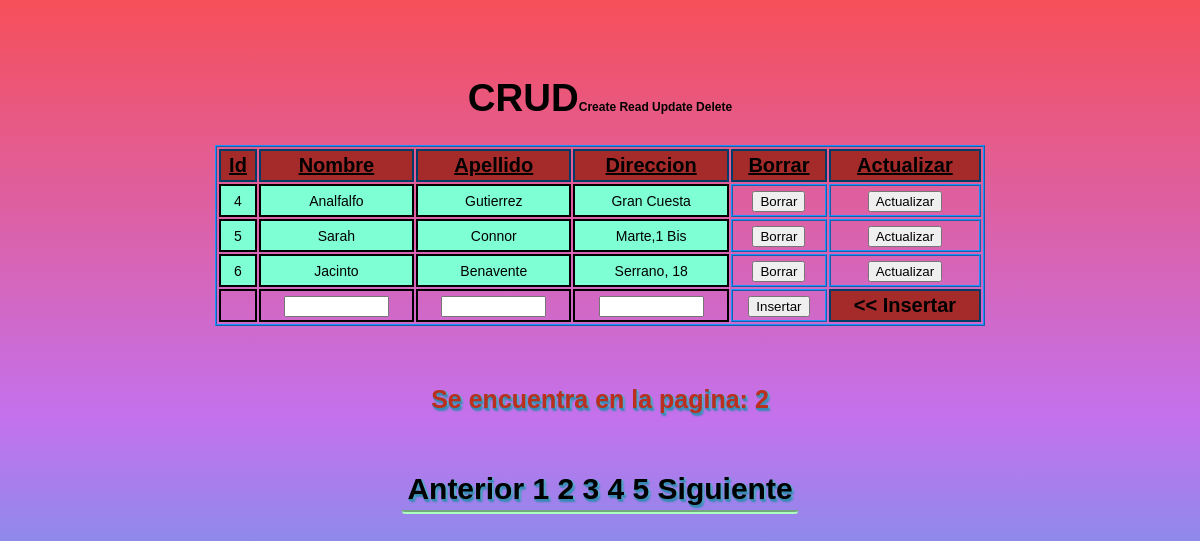
The page /?pagina=2 on the database its author committed.
### tables this page shows
CREATE TABLE IF NOT EXISTS `datos_usuarios` (
  `Id` int(11) NOT NULL AUTO_INCREMENT,
  `Nombre` varchar(20) DEFAULT NULL,
  `Apellido` varchar(25) DEFAULT NULL,
  `Direccion` varchar(30) DEFAULT NULL,
  PRIMARY KEY (`Id`)
);

### Controlador/Personas_controlador.php (called while the page is built)
<?php
require_once('./Modelo/personas_modelo.php');
$persona = new Personas_model();
$matrizPersonas = $persona->get_personas();
require_once('./Vista/personas_view.php');
?>

### Modelo/paginacion.php (called while the page is built, shortened)
<?php
require_once("conectar.php");
$base = Conectar::conexion();
$tamagno_paginas = 3 ;
$pagina = 1;
if(isset($_GET['pagina']))
{
  $pagina = $_GET['pagina'];
}
$empezar_desde = ($pagina-1) * $tamagno_paginas;
$rs = $base->prepare("select * from datos_usuarios");
$rs->execute(array());
$num_filas = $rs->rowCount();
$total_paginas = ceil($num_filas/ $tamagno_paginas);
$registros = $base->query("select * from datos_usuarios limit $empezar_desde,$tamagno_paginas")->fetchAll(PDO::FETCH_OBJ);
?>

### Modelo/personas_modelo.php (called while the page is built)
<?php
class Personas_model {
    private $db;
    private $personas;
    public function __construct()
    {
        require_once("modelo/conectar.php");
        $this->db = Conectar::conexion();
        $this->personas = array();
    }
    public function get_personas ()
    {
        require("paginacion.php");
        $consulta = $this->db->query("select * from datos_usuarios limit $empezar_desde, $tamagno_paginas");
        while($filas = $consulta->fetch(PDO::FETCH_ASSOC)){
            $this->personas[] = $filas;
        }
        return $this->personas;
    }
}
?>

### Modelo/conectar.php (called while the page is built)
<?php
class Conectar
{
    public static function conexion()
    {
        try {
            $conexion = new PDO("mysql:host=localhost; dbname=pruebas", "root", "");
            $conexion->setAttribute(PDO::ATTR_ERRMODE, PDO::ERRMODE_WARNING);
            $conexion->exec("SET CHARACTER SET utf8");
        } catch (Exception $e) {
            die("Error " . $e->getLine() . " " . $e->getMessage());
        }
        return $conexion;
    }
}
?>

### Vista/personas_view.php (the view, shortened to what this page needs)
<!DOCTYPE html>
<html lang="es-ES">
<head>
    <link rel="stylesheet" href="./Vista/estilos.css">
</head>
<body>
    <?php
    require("Modelo/paginacion.php");
    ?>
    <h1>CRUD<span class="subtitulo">Create Read Update Delete</span></h1>
    <form action="Modelo/insertar.php" method="post">
        <table width="65%">
            <tr>
                <td class="primera_fila">Id</td>
                <td class="primera_fila">Nombre</td>
                <td class="primera_fila">Apellido</td>
                <td class="primera_fila">Direccion</td>
                <td class="primera_fila">Borrar</td>
                <td class="primera_fila">Actualizar</td>
            </tr>
            <?php
            foreach ($matrizPersonas as $persona) : ?>
                <tr>
                    <td class="normal"><?php echo $persona['Id'] ?></td>
                    <td class="normal"><?php echo $persona['Nombre'] ?></td>
                    <td class="normal"><?php echo $persona['Apellido'] ?></td>
                    <td class="normal"><?php echo $persona['Direccion'] ?></td>
                    <td class="bot"><a href="Modelo/borrar.php?Identificador=<?php echo $persona['Id'] ?>"><input type="button" name="del" id="del" value="Borrar"></a></td>
                    <td class="bot"><a href="Vista/personas_viewActu.php?ID=<?php echo $persona['Id'] ?>&Nombre=<?php echo $persona['Nombre'] ?>&Apellido=<?php echo $persona['Apellido'] ?>&Direccion=<?php echo $persona['Direccion'] ?>"><input type="button" name="up" id="up" value="Actualizar"></a></td>
                </tr>
            <?php
            endforeach;
            ?>
            <tr>
                <td style="border: 2px solid black;"></td>
                <td style="border: 2px solid black;"><input type="text" name="Nom" size="10"> </td>
                <td style="border: 2px solid black;"><input type="text" name="Ape" size="10"></td>
                <td style="border: 2px solid black;"><input type="text" name="Dir" size="10"></td>
                <td class="bot"><input type="submit" name="create" id="cr" value="Insertar"></td>
                <td class="primera_fila2">
                    << Insertar</td> </tr>
             </table>
         </form>
         <?php
         echo "<h6>Se encuentra en la pagina: $pagina <h6>";
         echo "<div class='divisor'>";
         if ($pagina != 1) {
         $anterior = $pagina - 1;
         echo "<a href='?pagina=$anterior'>Anterior</a>" . "&nbsp;";
               }
        for ($i = 1; $i <= $total_paginas; $i++) {
         echo "<a href='?pagina=$i'>$i<a/>  ";
             }
         if ($pagina != $total_paginas) {
         $siguiente = $pagina + 1;
         echo "<a href='?pagina=$siguiente'>Siguiente</a>";
                       }
         echo "</div>";
     ?>
      </body>
 </html>

### Vista/estilos.css (style rules this page uses)
body { background: #12c2e9; background: -webkit-linear-gradient(to bottom, #f64f59, #c471ed, #12c2e9); background: linear-gradient(to bottom, #f64f59, #c471ed, #12c2e9); height: 100vh; font-family: 'Manjari', sans-serif; font-size: 1.2em; }
input[type=button], input[type=submit] { cursor: pointer; }
span { font-size: 12px; }
h1 { text-align: center; padding-top: 50px; }
td { padding: 3px; text-align: center; }
.primera_fila { font-size: 20px; font-weight: bold; text-decoration: underline; background-color: brown; border: 2px solid rgb(3, 59, 104); text-align: center; }
.normal { font-size: 14px; background-color: aquamarine; border: 2px solid black; text-align: center; }
h6 { font-size: 25px; text-align: center; color: #bc2e1e; text-shadow: 0 1px 0px #378ab4, 1px 0 0px #5dabcd, 1px 2px 1px #378ab4, 2px 1px 1px #5dabcd, 2px 3px 2px #378ab4; }
.divisor { display: inline; border-bottom: 4px groove #abfcbd; border-radius: 3px; font-size: 30px; padding: 5px; }
.primera_fila2 { font-size: 20px; font-weight: bold; background-color: brown; border: 2px solid rgb(3, 59, 104); text-align: center; }
a { color: #000000; text-decoration: none; }
table, td { margin: auto; border: 2px ridge dodgerblue; }

### rows shown on the page
datos_usuarios: Id "4", Nombre "Analfalfo", Apellido "Gutierrez", Direccion "Gran Cuesta"
datos_usuarios: Id "5", Nombre "Sarah", Apellido "Connor", Direccion "Marte,1 Bis"
datos_usuarios: Id "6", Nombre "Jacinto", Apellido "Benavente", Direccion "Serrano, 18"

### other values the page prints
$pagina "2"
